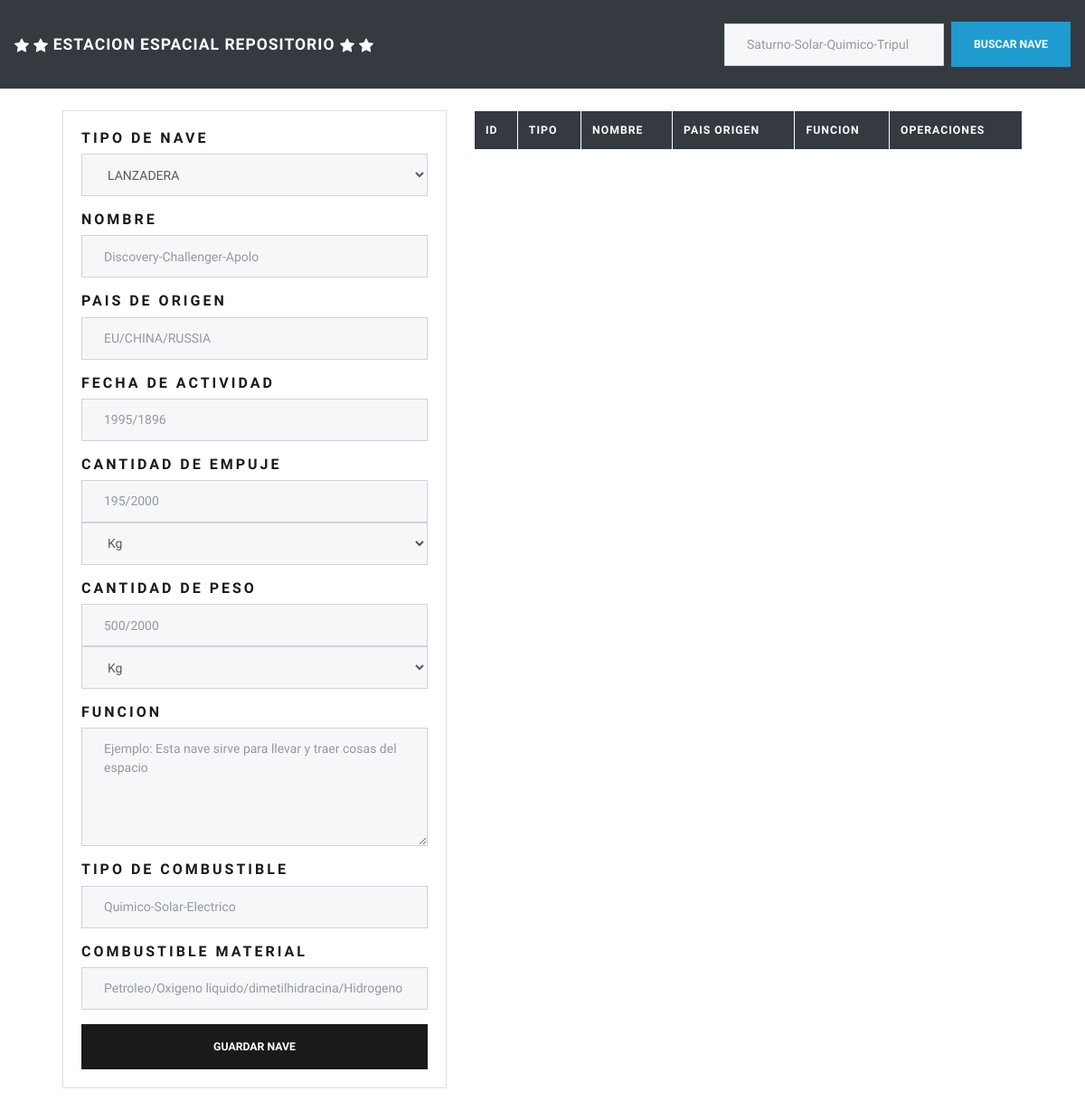
Before: / with the older database file.
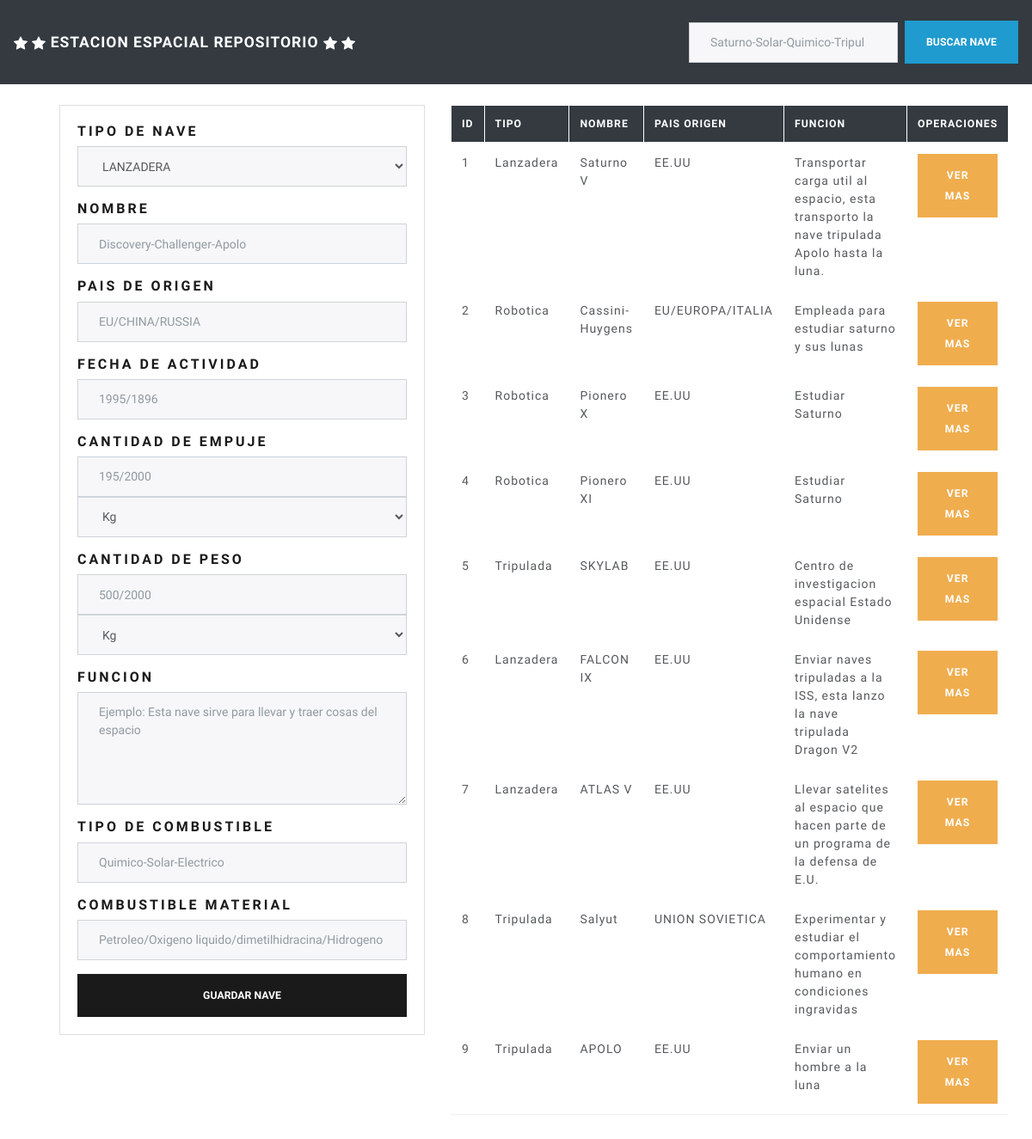
After: the same page with the newer database file.
### tables this page shows
CREATE TABLE "naves" (
	"id_nave"	INTEGER,
	"tipo"	TEXT,
	"nombre"	TEXT,
	"pais_origen"	TEXT,
	"fecha_actividad"	INTEGER,
	"cantidad_empuje"	INTEGER,
	"cantidad_peso"	INTEGER,
	"funcion"	TEXT,
	PRIMARY KEY("id_nave" AUTOINCREMENT)
);

### controller/control.php (called while the page is built, shortened)
<?php
include_once 'model/nave.php';
class control {
    public function __construct($bd)
    {
        $this->MODEL = new nave($bd);
    }
    public function index() {
        include_once 'view/home.php';
    }
}
?>

### config/conexion.php (called while the page is built, shortened)
<?php
class conexion {
    public static function conectar($bd_selected) {
       switch($bd_selected) {
            case "SQLITE":
         $x = new PDO("sqlite:SQLite.sqlite");
           break;
       }
        $x->setAttribute(PDO::ATTR_ERRMODE, PDO::ERRMODE_EXCEPTION);
        return $x;
    }
}
?>

### model/nave.php (called while the page is built, shortened)
<?php
class nave {
    public $CNX;
    public function __construct($bd_selected)
    {
        try {
            $this->CNX = conexion::conectar($bd_selected);
        } catch(Exception $e) {
            die($e->getMessage());
        }
    }
    public function listar($palabra) {
        if(!strlen($palabra) < 1){
            $query="SELECT * FROM naves WHERE
            id_nave LIKE '%$palabra%' OR tipo LIKE '%$palabra%' OR nombre LIKE '%$palabra%' OR pais_origen LIKE '%$palabra%' OR fecha_actividad LIKE '%$palabra%' OR cantidad_empuje LIKE '%$palabra%' OR cantidad_peso LIKE '%$palabra%' OR funcion LIKE '%$palabra%'";
        } else {
        $query = "SELECT id_nave, tipo, nombre, pais_origen, funcion from naves";
        }
        try{
            $smt = $this->CNX->prepare($query);
            $smt->execute();
            return $smt->fetchAll(PDO::FETCH_OBJ);
        }catch(Exception $e) {
            die($e->getMessage());
        }
    }
    }
?>

### view/home.php (the view, shortened to what this page needs)
<?php
    $busqueda = "";
?>
<!DOCTYPE html>
<html>
    <head>
    <link rel="stylesheet" href="https://bootswatch.com/4/lux/bootstrap.min.css">
</head>
<body>
    <nav class="navbar navbar-expand-lg navbar-dark bg-dark">
      <a class="navbar-brand" href="#"> Estacion Espacial Repositorio </a>
      <div class="collapse navbar-collapse" id="navbarSupportedContent">
        <ul class="navbar-nav ml-auto">
          <form class="form-inline my-2 my-lg-0">
            <input name="busqueda" id="busqueda" class="form-control mr-sm-2" type="search" placeholder="Saturno-Solar-Quimico-Tripulada" aria-label="Search">
            <button class="btn btn-info my-2 my-sm-0" type="submit">Buscar nave</button>
          </form>
      </div>
    </nav>
    <div class="container">
      <div class="row p-4">
        <div class="col-md-5">
          <div class="card">
            <div class="card-body">
              <form method="post" action="?c=GuardarNave&Tipo=Lanzadera" id="task-form-naves">
                <div class="form-group">
                  <h5>Tipo de nave</h5>
                  <select id="tipoNave" onchange="comprobar()" class="form-control">
                  <option value="LANZADERA">LANZADERA</option>
                </select>
                </div>
                <div class="form-group">
                  <h5>Nombre</h5>
                  <input required name="txtNombre" type="text" id="name" placeholder="Discovery-Challenger-Apolo" class="form-control">
                </div>
                <div class="form-group">
                  <h5>Pais de origen</h5>
                  <input required name="txtPaisOrigen" type="text" id="name" placeholder="EU/CHINA/RUSSIA" class="form-control">
                </div>
                <div class="form-group">
                  <h5>Fecha de actividad</h5>
                  <input required name="txtFechaActividad" type="year" id="name" placeholder="1995/1896" class="form-control">
                </div>
                <div class="form-group">
                  <h5>Cantidad de empuje</h5>
                  <input required name="txtCantidadEmpuje" type="number" id="name" placeholder="195/2000" class="form-control">
                  <select id="unidad-medida" class="form-control">
                    <option>Kg</option>
                </select>
                </div>
                <div class="form-group">
                  <h5>Cantidad de peso</h5>
                  <input required name="txtCantidadPeso"type="number" id="name" placeholder="500/2000" class="form-control">
                  <select name="cbxUnidadMedidaMasa" id="unidad-medida" class="form-control">
                    <option>Kg</option>
                </select>
                </div>
                <div class="form-group">
                <h5>Funcion</h5>
                  <textarea required name="txtFuncion" id="description" cols="30" rows="5" class="form-control" placeholder="Ejemplo: Esta nave sirve para llevar y traer cosas del espacio"></textarea>
                </div>
                <div class="form-group">
                  <h5 id="h5-form1">Tipo de combustible</h5>
                  <input required name="txtCombustibleTipo" type="text" id="input-form1" placeholder="Quimico-Solar-Electrico" class="form-control">
                </div>
                <div class="form-group">
                  <h5 id="h5-form2">Combustible material </h5>
                  <input required name = "txtCombustibleMaterial" id="input-form2" type="text" placeholder="Petroleo/Oxigeno liquido/dimetilhidracina/Hidrogeno" class="form-control">
                </div>
                <button type="submit" class="btn btn-primary btn-block text-center">
                  Guardar Nave
                </button>
              </form>
            </div>
          </div>
        </div>
        <div class="col-md-7">
          <table class="table table-bordered table-secondary table-sm">
            <thead>
              <tr>
                <th class="table-dark" >ID</th>
                <th class="table-dark" >Tipo</th>
                <th class="table-dark" >Nombre</th>
                <th class="table-dark" >Pais Origen</th>
                <th class="table-dark" >Funcion</th>
                <th class="table-dark" >Operaciones</th>
              </tr>
            </thead>
            <tbody>
            <?php
            foreach($this->MODEL->listar($busqueda) as $fila) :
            ?>
                <td><?php echo $fila->id_nave ?></td>
                <td><?php echo $fila->tipo ?></td>
                <td><?php echo $fila->nombre?></td>
                <td><?php echo $fila->pais_origen?></td>
                <td><?php echo $fila->funcion?></td>
                <td><a class="btn btn-warning" href="?tipo=<?php echo $fila->tipo ?>&c=naveInformacion&id=<?php echo $fila->id_nave ?>">Ver Mas</a></td>
                <?php endforeach; ?>
            </tbody>
          </table>
        </div>
      </div>
    </div>
</body>
</html>

### index.php
<?php
$bd = "SQLITE";
include_once 'controller/control.php';
include_once 'config/conexion.php';
$Controller = new control($bd);
if(!isset($_REQUEST['c'])){
    $Controller->index();
} else {
    $action = $_REQUEST['c'];
    call_user_func(array($Controller, $action));
}
?>

Changed rows visible on the page:
added naves: id_nave "1", tipo "Lanzadera", nombre "Saturno V", pais_origen "EE.UU", funcion "Transportar carga util al espacio, esta transporto la nave tripulada Apolo hasta la luna."
added naves: id_nave "2", tipo "Robotica", nombre "Cassini-Huygens", pais_origen "EU/EUROPA/ITALIA", funcion "Empleada para estudiar saturno y sus lunas"
added naves: id_nave "3", tipo "Robotica", nombre "Pionero X", pais_origen "EE.UU", funcion "Estudiar Saturno"
added naves: id_nave "4", tipo "Robotica", nombre "Pionero XI", pais_origen "EE.UU", funcion "Estudiar Saturno"
added naves: id_nave "5", tipo "Tripulada", nombre "SKYLAB", pais_origen "EE.UU", funcion "Centro de investigacion espacial Estado Unidense"
added naves: id_nave "6", tipo "Lanzadera", nombre "FALCON IX", pais_origen "EE.UU", funcion "Enviar naves tripuladas a la ISS, esta lanzo la nave tripulada Dragon V2"
added naves: id_nave "7", tipo "Lanzadera", nombre "ATLAS V", pais_origen "EE.UU", funcion "Llevar satelites al espacio que hacen parte de un programa de la defensa de E.U."
added naves: id_nave "8", tipo "Tripulada", nombre "Salyut", pais_origen "UNION SOVIETICA", funcion "Experimentar y estudiar el comportamiento humano en condiciones ingravidas"
added naves: id_nave "9", tipo "Tripulada", nombre "APOLO", pais_origen "EE.UU", funcion "Enviar un hombre a la luna"
